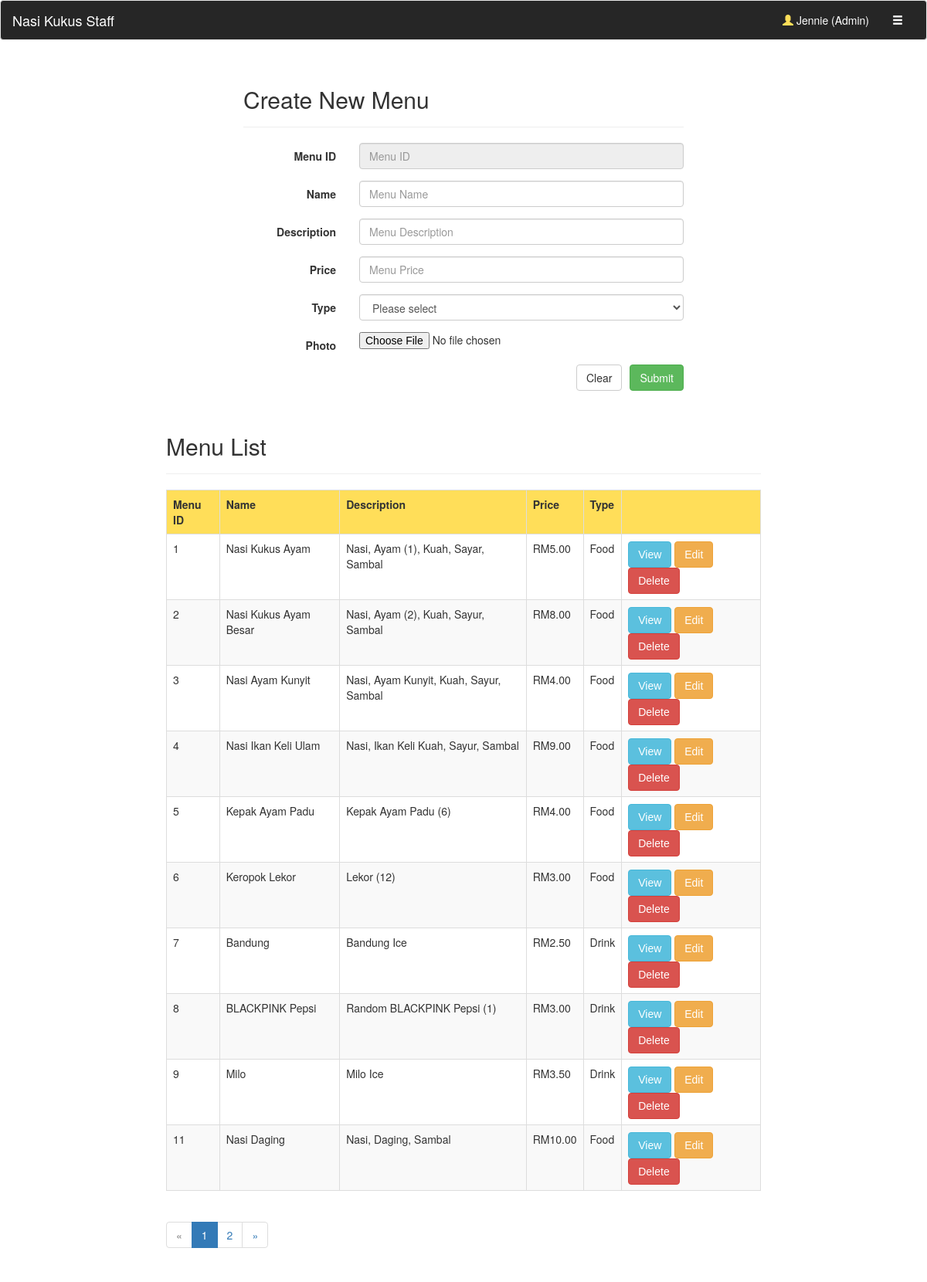
The page /menu.php?page=1 (signed in) on the database its author committed.
### tables this page shows
CREATE TABLE `staff` (
  `staffid` int(255) NOT NULL,
  `staffname` varchar(255) NOT NULL,
  `staffemail` varchar(255) NOT NULL,
  `staffposition` varchar(255) NOT NULL,
  `staffpassword` varchar(255) NOT NULL,
  `staffdate` date DEFAULT NULL
);

CREATE TABLE `menu` (
  `menuid` int(255) NOT NULL,
  `menuname` varchar(255) NOT NULL,
  `menudescription` varchar(255) NOT NULL,
  `menuprice` decimal(9,2) DEFAULT NULL,
  `menutype` varchar(255) NOT NULL,
  `menuphoto` varchar(255) NOT NULL
);

### session.php (called while the page is built, shortened)
<?php
include_once 'db.php';
	$email = $_SESSION['staffemail'];
	$stmt = $conn->prepare("SELECT * FROM staff WHERE staffemail = '$email'");
	$stmt->execute();
	$readrow = $stmt->fetch(PDO::FETCH_ASSOC);
	$name = $readrow['staffname'];
	$pos = $readrow['staffposition'];
?>

### menu.php (the view, shortened to what this page needs)
<?php
  include_once 'menu_crud.php';
  include_once 'session.php';
?>
<!DOCTYPE html>
<html>
<head>
    <link href="css/bootstrap.min.css" rel="stylesheet">
</head>
<body>
  <?php include_once 'nav_bar.php'; ?>
<?php if($pos==="Admin"){ ?>
<div class="container-fluid">
  <div class="row">
    <div class="col-xs-12 col-sm-8 col-sm-offset-2 col-md-6 col-md-offset-3">
      <div class="page-header">
        <h2>Create New Menu</h2>
      </div>
    <form autocomplete="off" action="menu.php" method="post" class="form-horizontal" enctype="multipart/form-data">
      <div class="form-group">
          <label for="menuid" class="col-sm-3 control-label">Menu ID</label>
          <div class="col-sm-9">
          <input name="pid" type="text" class="form-control" id="menuid" placeholder="Menu ID" readonly value="<?php if(isset($_GET['edit'])) echo $editrow['menuid'] ; ?>">
          </div>
      </div>
      <div class="form-group">
          <label for="menuname" class="col-sm-3 control-label">Name</label>
          <div class="col-sm-9">
          <input name="name" type="text" class="form-control" id="menuname" placeholder="Menu Name" pattern="[^0-9]*" value="<?php if(isset($_GET['edit'])) echo $editrow['menuname']; ?>" required>
          </div>
      </div>
      <div class="form-group">
          <label for="menudescription" class="col-sm-3 control-label">Description</label>
          <div class="col-sm-9">
          <input name="description" type="text" class="form-control" id="menudescription" placeholder="Menu Description" value="<?php if(isset($_GET['edit'])) echo $editrow['menudescription']; ?>" required>
          </div>
      </div>
      <div class="form-group">
          <label for="menuprice" class="col-sm-3 control-label">Price</label>
          <div class="col-sm-9">
          <input name="price" type="number" class="form-control" id="menuprice" placeholder="Menu Price" value="<?php if(isset($_GET['edit'])) echo $editrow['menuprice']; ?>" min="0.0" step="0.1" required>
          </div>
      </div>
      <div class="form-group">
          <label for="menutype" class="col-sm-3 control-label">Type</label>
          <div class="col-sm-9">
          <select name="type" class="form-control" id="menutype" required>
            <option value="">Please select</option>
          </select>
          </div>
      </div>
      <div class="form-group">
          <label for="menuphoto" class="col-sm-3 control-label">Photo</label>
          <div class="col-sm-9">
          <input name="photo" type="file" id="menuphoto" accept="image/*"  value="<?php if(isset($_GET['edit'])) echo $editrow['menuphoto']; ?>">
          </div>
      </div>
      <div class="form-group">
        <div class="col-sm-offset-3 col-sm-9">
          <?php if (isset($_GET['edit'])) { ?>
          <input type="hidden" name="oldpid" value="<?php echo $editrow['menuid']; ?>">
          <button class="btn btn-success" type="submit" name="update" style="float: right;"><span aria-hidden="true"></span>Update</button>
          <?php } else { ?>
          <button class="btn btn-success" type="submit" name="submit" style="float: right;"><span aria-hidden="true"></span>Submit</button>
          <?php } ?>
          <button class="btn btn-default" type="reset" style="float: right; margin-right: 10px;"><span aria-hidden="true"></span>Clear</button>
        </div>
      </div>
    </form>
    </div>
  </div>
  <?php } ?>
  <div class="row">
    <div class="col-xs-12 col-sm-10 col-sm-offset-1 col-md-8 col-md-offset-2">
      <div class="page-header">
        <h2>Menu List</h2>
      </div>
      <table class="table table-striped table-bordered">
        <tr style="font-weight:bold; background-color: #FFDE59;">
          <th>Menu ID</th>
          <th>Name</th>
          <th>Description</th>
          <th>Price</th>
          <td>Type</td>
          <?php if($pos==="Admin") {?>
          <th></th>
           <?php } ?>
      </tr>
      <?php
      $per_page = 10;
      if (isset($_GET["page"]))
        $page = $_GET["page"];
      else
        $page = 1;
      $start_from = ($page-1) * $per_page;
      try {
        $conn = new PDO("mysql:host=$servername;dbname=$dbname", $username, $password);
        $conn->setAttribute(PDO::ATTR_ERRMODE, PDO::ERRMODE_EXCEPTION);
        $stmt = $conn->prepare("select * from menu LIMIT $start_from, $per_page");
        $stmt->execute();
        $result = $stmt->fetchAll();
      }
      catch(PDOException $e){
            echo "Error: " . $e->getMessage();
      }
      foreach($result as $readrow) {
      ?>
      <tr>
        <td><?php echo $readrow['menuid']; ?></td>
        <td><?php echo $readrow['menuname']; ?></td>
        <td><?php echo $readrow['menudescription']; ?></td>
        <td>RM<?php echo $readrow['menuprice']; ?></td>
        <td><?php echo $readrow['menutype']; ?></td>
        <?php if($pos==="Admin"){ ?>
        <td>
          <button
          data-href="menu_detailsnobutton.php?pid=<?php echo $readrow['menuid']; ?>" class="btn btn-info btn-xs; glyphicon glyphicon-eye-open;" role="button" style="font-family: arial">View</button>
          <a href="menu.php?edit=<?php echo $readrow['menuid']; ?>" class="btn btn-warning btn-xs; glyphicon glyphicon-edit;" role="button" style="font-family: arial">Edit</a>
          <a href="menu.php?delete=<?php echo $readrow['menuid']; ?>" onclick="return confirm('Are you sure you want to delete menu?');" class="btn btn-danger btn-xs; glyphicon glyphicon-trash;" role="button" style="font-family: arial">Delete</a>
        </td>
      <?php } ?>
      </tr>
      <?php
      }
      ?>
    </table>
  </div>
  </div>
  <div class="row">
    <div class="col-xs-12 col-sm-10 col-sm-offset-1 col-md-8 col-md-offset-2">
      <nav>
          <ul class="pagination">
          <?php
          try {
            $conn = new PDO("mysql:host=$servername;dbname=$dbname", $username, $password);
            $conn->setAttribute(PDO::ATTR_ERRMODE, PDO::ERRMODE_EXCEPTION);
            $stmt = $conn->prepare("SELECT * FROM menu");
            $stmt->execute();
            $result = $stmt->fetchAll();
            $total_records = count($result);
          }
          catch(PDOException $e){
                echo "Error: " . $e->getMessage();
          }
          $total_pages = ceil($total_records / $per_page);
          ?>
          <?php if ($page==1) { ?>
            <li class="disabled"><span aria-hidden="true">«</span></li>
          <?php } else { ?>
            <li><a href="menu.php?page=<?php echo $page-1 ?>" aria-label="Previous"><span aria-hidden="true">«</span></a></li>
          <?php
          }
          for ($i=1; $i<=$total_pages; $i++)
            if ($i == $page)
              echo "<li class=\"active\"><a href=\"menu.php?page=$i\">$i</a></li>";
            else
              echo "<li><a href=\"menu.php?page=$i\">$i</a></li>";
          ?>
          <?php if ($page==$total_pages) { ?>
            <li class="disabled"><span aria-hidden="true">»</span></li>
          <?php } else { ?>
            <li><a href="menu.php?page=<?php echo $page+1 ?>" aria-label="Previous"><span aria-hidden="true">»</span></a></li>
          <?php } ?>
        </ul>
      </nav>
    </div>
</div>
</head>
</html>

### nav_bar.php (shortened to what this page needs)
<nav class="navbar navbar-default" style="background-color: #262626">
  <div class="container-fluid">
    <div class="navbar-header">
      <a href="home.php" class="navbar-brand" style="color: #FFFFFF">Nasi Kukus Staff</a>
    </div>
    <div class="collapse navbar-collapse" id="bs-example-navbar-collapse-1">
      <ul class="nav navbar-nav navbar-right">
         <li><a href="#" disabled="disabled" style="color: #FFFFFF"><span class="glyphicon glyphicon-user" aria-hidden="true" style="color: #FFDE59"></span>  <?php echo $name; ?> (<?php echo $pos; ?>)</a></li>
        <li class="dropdown">
          <a href="#" class="dropdown-toggle" data-toggle="dropdown" role="button" aria-haspopup="true" aria-expanded="false" style="color: #FFFFFF"><span class="caret; glyphicon glyphicon-menu-hamburger"></span></a>
        </li>
      </ul>
    </div>
  </div>
</nav>

### rows shown on the page
staff: staffname "Jennie", staffposition "Admin"
menu: menuid "1", menuname "Nasi Kukus Ayam", menudescription "Nasi, Ayam (1), Kuah, Sayar, Sambal", menuprice "5.00", menutype "Food"
menu: menuid "2", menuname "Nasi Kukus Ayam Besar", menudescription "Nasi, Ayam (2), Kuah, Sayur, Sambal", menuprice "8.00", menutype "Food"
menu: menuid "3", menuname "Nasi Ayam Kunyit", menudescription "Nasi, Ayam Kunyit, Kuah, Sayur, Sambal", menuprice "4.00", menutype "Food"
menu: menuid "4", menuname "Nasi Ikan Keli Ulam", menudescription "Nasi, Ikan Keli Kuah, Sayur, Sambal", menuprice "9.00", menutype "Food"
menu: menuid "5", menuname "Kepak Ayam Padu", menudescription "Kepak Ayam Padu (6)", menuprice "4.00", menutype "Food"
menu: menuid "6", menuname "Keropok Lekor", menudescription "Lekor (12)", menuprice "3.00", menutype "Food"
menu: menuid "7", menuname "Bandung", menudescription "Bandung Ice", menuprice "2.50", menutype "Drink"
menu: menuid "8", menuname "BLACKPINK Pepsi", menudescription "Random BLACKPINK Pepsi (1)", menuprice "3.00", menutype "Drink"
menu: menuid "9", menuname "Milo", menudescription "Milo Ice", menuprice "3.50", menutype "Drink"
menu: menuid "11", menuname "Nasi Daging", menudescription "Nasi, Daging, Sambal", menuprice "10.00", menutype "Food"
